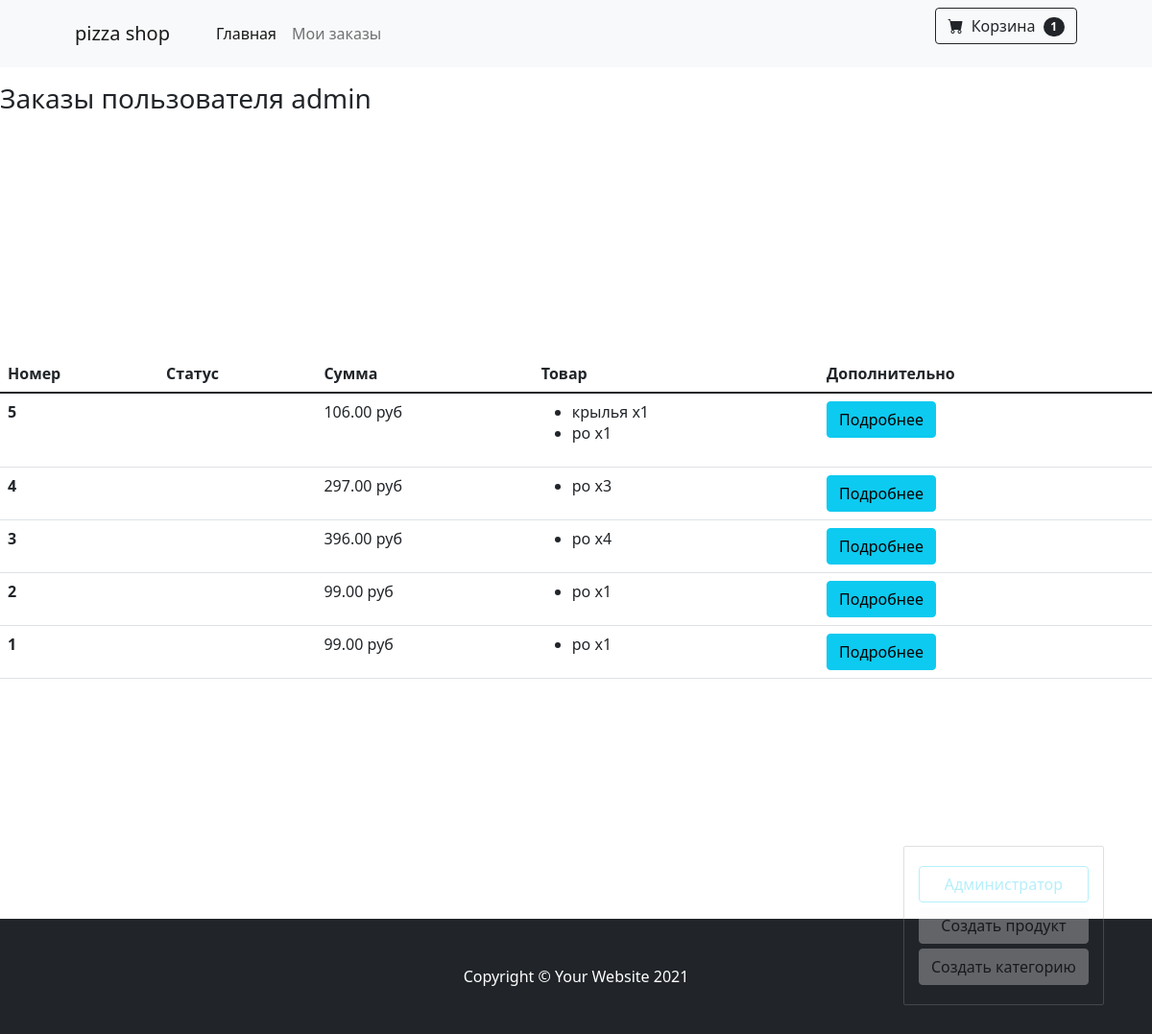
/profile/ (signed in), run on the app's committed database.
### mainapp/models.py (models this page shows, shortened)
class Cart(models.Model):
    owner = models.ForeignKey('Customer', null=True, on_delete=models.CASCADE)
    products = models.ManyToManyField(CartProduct, blank=True, related_name='related_cart')
    total_products = models.PositiveIntegerField(default=0)
    final_price = models.DecimalField(max_digits=9, default=0, decimal_places=2)
    in_order = models.BooleanField(default=False)
    for_anonymous_user = models.BooleanField(default=False)

class Order(models.Model):
    first_name = models.CharField(max_length=255)
    last_name = models.CharField(max_length=255)
    address = models.CharField(max_length=255)
    phone = models.CharField(max_length=255)
    cart = models.ForeignKey(Cart, on_delete=models.CASCADE, null=True, blank=True)
    customer = models.ForeignKey(Customer, related_name='related_orders', on_delete=models.CASCADE)
    status = models.CharField(max_length=100, default='В ожидании')
    buying_type = models.CharField(max_length=100)
    slug = models.SlugField(unique=True, default=uuid.uuid1, db_index=True)
    def get_absolute_url(self):
        return reverse('orders_detail_url', kwargs={'slug': self.slug})
    class Meta:
        ordering = ['-id']

class CartProduct(models.Model):
    user = models.ForeignKey('Customer', on_delete=models.CASCADE)
    cart = models.ForeignKey('Cart',  on_delete=models.CASCADE, related_name='related_products')
    product = models.ForeignKey(Products, on_delete=models.CASCADE)
    qty = models.PositiveIntegerField(default=1)
    final_price = models.DecimalField(max_digits=9, decimal_places=2)

class Products(models.Model):
    name = models.CharField(max_length=255, db_index=True)
    description = models.TextField(max_length=255, db_index=True)
    price = models.DecimalField(max_digits=9, decimal_places=2, db_index=True)
    image = models.ImageField(db_index=True)
    categories = models.ManyToManyField('Category', related_name='products')
    slug = models.SlugField(unique=True, default=uuid.uuid1, db_index=True)
    class Meta:
        ordering = ['-id']

### mainapp/views.py (the view)
# urls.py: path('profile/', ProfileView.as_view(), name='profile_url'),
class ProfileView(CartMixin, View):
    def get(self, request):
        customer = Customer.objects.get(user=request.user)
        orders = Order.objects.filter(customer=customer)
        categories = Category.objects.all()
        return render(request, 'website/profile.html', {'orders': orders, 'cart': self.cart, 'categories': categories})

### mainapp/utils.py (called while the page is built)
    def dispatch(self, request, *args, **kwargs):
        if request.user.is_authenticated:
            customer = Customer.objects.filter(user=request.user).first()
            if not customer:
                customer = Customer.objects.create(
                    user=request.user
                )
            cart = Cart.objects.filter(owner=customer, in_order=False).first()
            if not cart:
                cart = Cart.objects.create(owner=customer)
        else:
            cart = Cart.objects.filter(for_anonymous_user=True).first()
            if not cart:
                cart = Cart.objects.create(for_anonymous_user=True)
        self.cart = cart
        return super().dispatch(request, *args, **kwargs)

### mainapp/templates/website/profile.html
{% extends 'website/base_template.html' %}
{% block content %}
<h3 class="mt-3 mb-3">Заказы пользователя {{ request.user.username }}</h3>
{% if not orders.count %}
<div class="col-md-12" style="margin-top: 300px; margin-bottom: 300px;">
    <h3>У вас еще нет заказов.
        <a href="{% url 'base_url' %}">Начните делать покупки</a>
    </h3>
</div>
{% else %}
    <div class="col-md-12" style="margin-bottom: 250px; margin-top: 250px;">
    <table class="table">
        <thead>
        <th scope="col">Номер</th>
        <th scope="col">Статус</th>
        <th scope="col">Сумма</th>
        <th scope="col">Товар</th>
        <th scope="col">Дополнительно</th>
        </thead>
        <tbody>
        {% for order in orders %}
        <tr>
        <th scope="row">{{ order.id }}</th>
        <td>{{ order.get_status_display }}</td>
        <td>{{ order.cart.final_price }} руб</td>
        <td>
            <ul>
                {% for item in order.cart.products.all %}
                    <li>{{ item.product.name }} x{{ item.qty }}</li>
                {% endfor %}
            </ul>
        </td>
        <td>
            <a href="{{ order.get_absolute_url }}"><button class="btn btn-info" data-bs-toggle="modal" data-bs-target="#exampleModal">Подробнее</button></a>
        </td>
        </tr>
        {% endfor %}
        </tbody>
    </table>
    </div>
{% endif %}
{% endblock %}

### templates/base.html (shortened to what this page needs)
{% load static %}
<html lang="en">
    <head>
        <link href="https://cdn.jsdelivr.net/npm/bootstrap-icons@1.5.0/font/bootstrap-icons.css" rel="stylesheet" />
        <link href="https://cdn.jsdelivr.net/npm/bootstrap@5.1.3/dist/css/bootstrap.min.css" rel="stylesheet">
         <link rel="stylesheet" href="{% static 'css/styles.css' %}">
    </head>
    <body>
        <nav class="navbar navbar-expand-lg navbar-light bg-light">
            <div class="container px-4 px-lg-5">
                <a class="navbar-brand" href="#!">pizza shop</a>
                <div class="collapse navbar-collapse" id="navbarSupportedContent">
                    <ul class="navbar-nav me-auto mb-2 mb-lg-0 ms-lg-4">
                        <li class="nav-item"><a class="nav-link active" aria-current="page" href="{% url 'base_url' %}">Главная</a></li>
                        {% if request.user.is_authenticated %}
                        <li class="nav-item"><a class="nav-link" href="{% url 'profile_url' %}">Мои заказы</a></li>
                        {% endif %}
                    </ul>
                </div>
                <form class="d-flex">
                    <a class="btn btn-outline-dark" type="submit" href="{% url 'cart_url' %}">
                        <i class="bi-cart-fill me-1"></i>
                        Корзина
                        <span class="badge bg-dark text-white ms-1 rounded-pill">{{ cart.products.count }}</span>
                    </a>
                </form>
            </div>
        </nav>
        {% block content %}{% endblock %}
          {% if request.user.is_authenticated and request.user.is_staff %}
        <div class="admin-panel align-items-center">
            <a href="/admin" class="btn btn-outline-info">Администратор</a>
            {% block admin-panel %}{% endblock %}
        </div>
        {% endif %}
        <footer class="py-5 bg-dark">
            <div class="container"><p class="m-0 text-center text-white">Copyright &copy; Your Website 2021</p></div>
        </footer>
    </body>
</html>

### static/css/styles.css (style rules this page uses)
.admin-panel { border: 1px solid #999; border-radius: 2px; position: fixed; right: 50px; bottom: 30px; opacity: 0.3; padding: 15px; }
.admin-panel a { display: block; margin: 5px 0; }

### data on the page
Cart: products.count "1"
Order: id "5", cart.final_price "106.00"
CartProduct: product.name "крылья", qty "1"
CartProduct: product.name "po", qty "1"
Order: id "4", cart.final_price "297.00"
CartProduct: product.name "po", qty "3"
Order: id "3", cart.final_price "396.00"
CartProduct: product.name "po", qty "4"
Order: id "2", cart.final_price "99.00"
CartProduct: product.name "po", qty "1"
Order: id "1", cart.final_price "99.00"
CartProduct: product.name "po", qty "1"

### other printed values
{{ request.user.username }} "admin"
